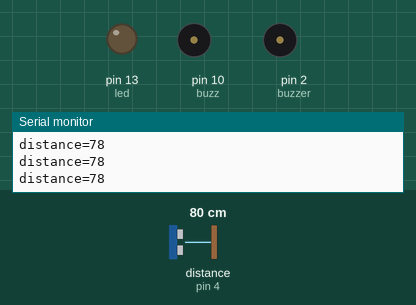
This sketch was run on a simulated Arduino Uno, built with avr-gcc and run on an emulated ATmega328P. On the bench: output pins drawn as LEDs (lit = HIGH), buzzer (waves = sounding, pin HIGH), the last lines printed to the serial monitor. Wiring (inferred from the names in the program): ultrasonic range finder: trigger pin 7; echo pin 4. The test bench sets the inputs (shaded band); at power-on: distance to the obstacle (sensor on pin 4) 80 cm. The echo pulse lasts 58.3 µs per cm; pins used as bus, display or sensor lines are not drawn.

Above: at 1.2 s.
1.3 s: distance to the obstacle (sensor on pin 4) set to 55 cm
2.8 s: distance to the obstacle (sensor on pin 4) set to 48 cm
At 3.1 s:
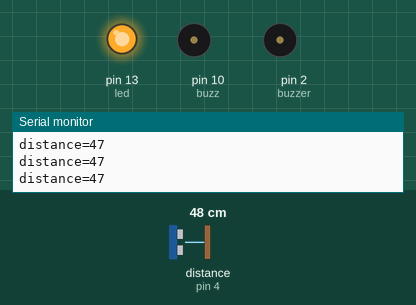
4.3 s: distance to the obstacle (sensor on pin 4) set to 2 cm
At 4.81 s:
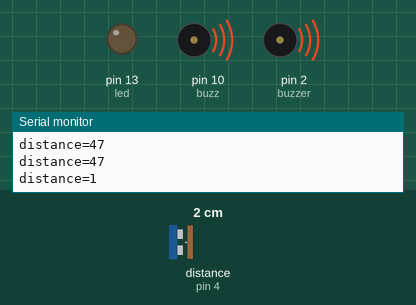
7.3 s: distance to the obstacle (sensor on pin 4) set to 35 cm
At 7.47 s:
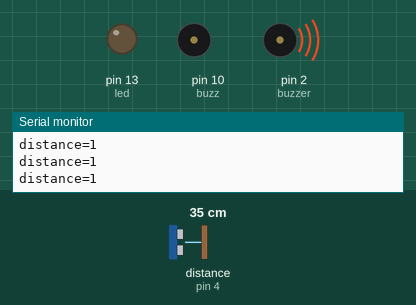
10.3 s: distance to the obstacle (sensor on pin 4) set to 4 cm
At 10.82 s:
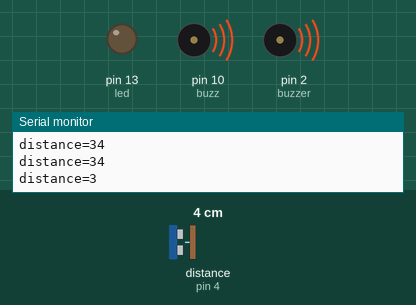
13.3 s: distance to the obstacle (sensor on pin 4) set to 23 cm
At 14.4 s:
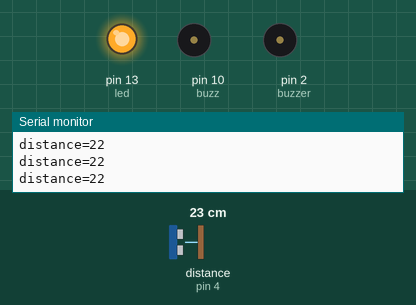
Timing chart, 0 to 16.3 s (numbered marks = the images above; inputs shaded):
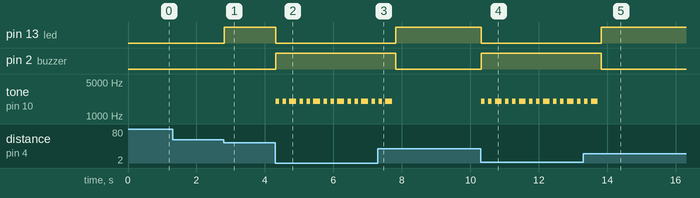

Measured:
- the behaviour switches between 52 and 51 cm on distance to the obstacle (sensor on pin 4) (found by bisection; images 0 and 1)
- after the input at 2.8 s, pin 13 (led): LOW → HIGH at once
- after the input at 4.3 s, pin 13 (led): HIGH → LOW at once; pin 2 (buzzer): LOW → HIGH at once; tone on pin 10 (buzz): silent → 2000 Hz at once, then repeats every 0.70 s: silent 0.10 s, 2000 Hz 0.10 s, silent 0.10 s, 2000 Hz 0.20 s, silent 0.10 s, 2000 Hz 0.10 s
- after the input at 7.3 s, pin 13 (led): LOW → HIGH after 0.52 s; pin 2 (buzzer): HIGH → LOW after 0.52 s; tone on pin 10 (buzz): goes on until 7.7 s, then stays silent
- after the input at 10.3 s, pin 13 (led): HIGH → LOW at once; pin 2 (buzzer): LOW → HIGH at once; tone on pin 10 (buzz): silent → 2000 Hz at once, then repeats every 0.70 s: silent 0.10 s, 2000 Hz 0.10 s, silent 0.10 s, 2000 Hz 0.20 s, silent 0.10 s, 2000 Hz 0.10 s
- after the input at 13.3 s, pin 13 (led): LOW → HIGH after 0.53 s; pin 2 (buzzer): HIGH → LOW after 0.53 s; tone on pin 10 (buzz): goes on until 13.7 s, then stays silent

The sketch:

collision_avoidance.ino
```cpp
// not measuring correct distance, some calibrations required
////Collision Warning System////

//// Year 2017 ////

//// Vijendra Kumar////
///http://www.instructables.com/id/Arduino-Based-Collision-Detection-Warning-System///

const int trigPin = 7;
const int echoPin = 4;
int buzz = 10;
long duration;
int distance;
// the setup function runs once when you press reset or power the board
void setup() {
// initialize digital pin 13 as an output.
pinMode(trigPin, OUTPUT);
pinMode(echoPin, INPUT);
pinMode(13, OUTPUT);  //led
pinMode(2, OUTPUT);  // buzzer
Serial.begin(9600);
}
// the loop function runs over and over again forever
void loop()
{
// Clears the trigPin
digitalWrite(trigPin, LOW);
delayMicroseconds(2);
// Sets the trigPin on HIGH state for 10 micro seconds
digitalWrite(trigPin, HIGH);
delayMicroseconds(10);
digitalWrite(trigPin, LOW);
// Reads the echoPin, returns the sound wave travel time in microseconds
duration = pulseIn(echoPin, HIGH);
// Calculating the distance
distance= duration*0.034/2;
    Serial.print("distance=");
        Serial.println(distance);


// Prints the distance on the Serial Monitor
if(distance <= 50 && distance >= 20)
{
digitalWrite(13, HIGH);
// digitalWrite(13, LOW);
// turn the LED on (HIGH is the voltage level)
}
else
{
digitalWrite(13, LOW); // turn the LED off by making the voltage LOW
// wait for a second
}
if(distance <= 20)
{
digitalWrite(2, HIGH);
tone(buzz, 2000);
delay(100);

noTone(buzz);

delay(100);

tone(buzz, 2000);

delay(100);

noTone(buzz);

delay(100);

tone(buzz, 2000);

delay(100);

noTone(buzz);

tone(buzz, 2000);

delay(100);

noTone(buzz);

delay(100);

}

else

{

digitalWrite(2, LOW); // turn the LED off by making the voltage LOW

// wait for a second

}

}
```
